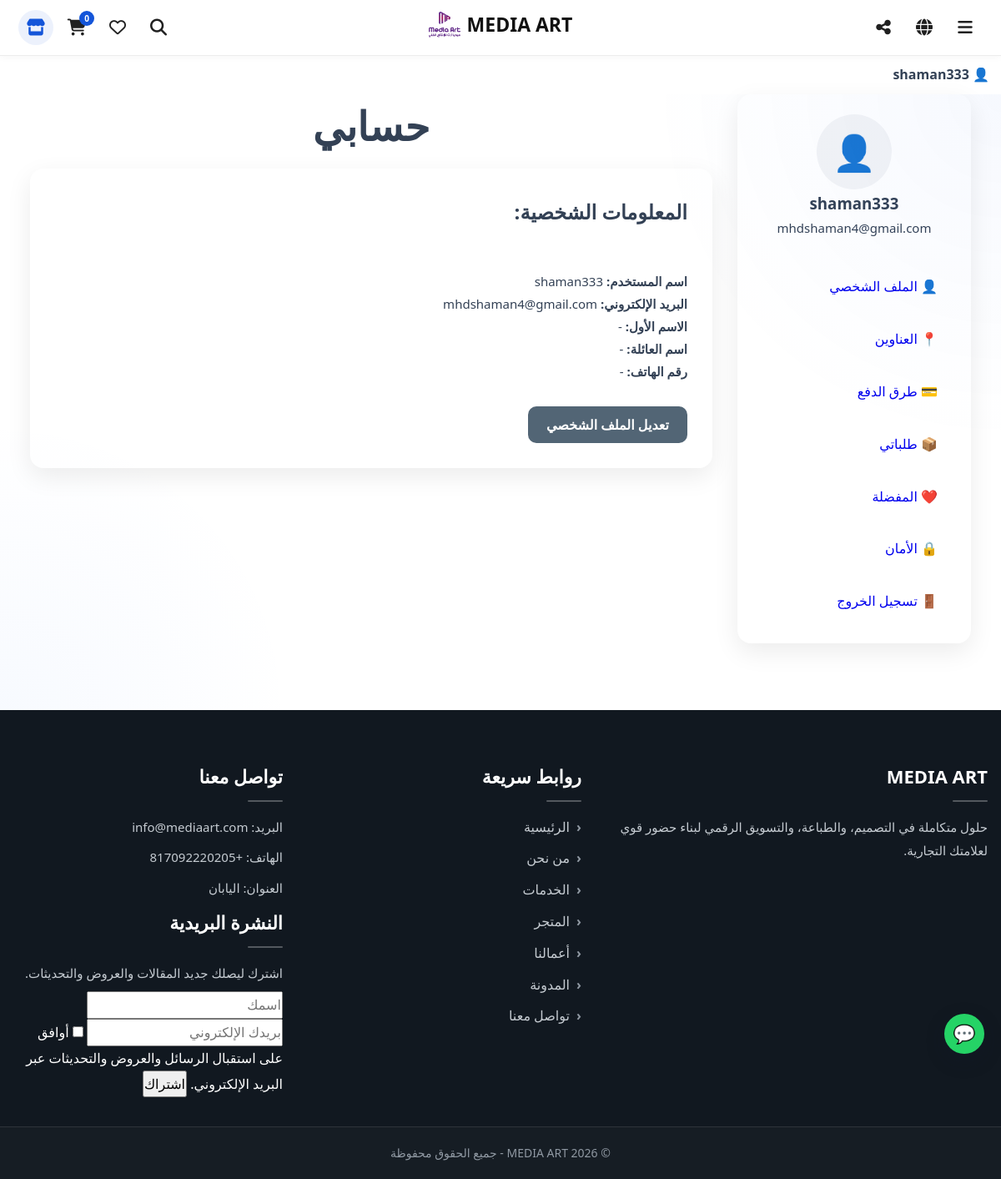
/account/ (signed in), run on the app's committed database.
### app/models/user.py (models this page shows, shortened)
class User(UserMixin, db.Model):
    __tablename__ = "users"
    id = db.Column(db.Integer, primary_key=True)
    username = db.Column(db.String(150), unique=True, nullable=False)
    email = db.Column(db.String(200), unique=True, nullable=False)
    password_hash = db.Column(db.String(255), nullable=False)
    role = db.Column(db.String(50), nullable=False, default="customer")
    first_name = db.Column(db.String(100))
    last_name = db.Column(db.String(100))
    phone = db.Column(db.String(30))
    avatar = db.Column(db.String(255))
    email_verified = db.Column(
        db.Boolean,
        default=False,
        nullable=False
    )
    created_at = db.Column(
        db.DateTime,
        default=datetime.utcnow
    )
    updated_at = db.Column(
        db.DateTime,
        default=datetime.utcnow,
        onupdate=datetime.utcnow
    )
    addresses = db.relationship(
    "Address",
    back_populates="user",
    cascade="all, delete-orphan"
    )
    payment_methods = db.relationship(
        "PaymentMethod",
        back_populates="user",
        cascade="all, delete-orphan"
    )

### app/models/settings.py (models this page shows)
class SiteSetting(db.Model):
    id = db.Column(db.Integer, primary_key=True)
    site_name = db.Column(db.String(200))
    logo = db.Column(db.String(200))
    footer_text = db.Column(db.String(300))
    show_partners = db.Column(db.Boolean, default=True)

### app/routes/customer_auth.py (the view)
@customer_auth_bp.route("/")
@login_required
def account():
    orders_count = Order.query.filter_by(
        user_id=current_user.id
    ).count()
    addresses_count = Address.query.filter_by(
        user_id=current_user.id
    ).count()
    favorites_count = Favorite.query.filter_by(
        user_id=current_user.id
    ).count()
    return render_template(
        "customer/account.html",
        orders_count=orders_count,
        addresses_count=addresses_count,
        favorites_count=favorites_count
    )

### app/templates/customer/account.html (shortened to what this page needs)
{% extends "customer/layout.html" %}
{% block customer_content %}
<h1 class="section-title">
   {{ tr.my_account }}
</h1>
<div class="customer-card">
    <h2>
        {{ tr.personal_information }}:
    </h2>
    <br>
    <p>
        <strong>{{ tr.username }}:</strong>
        {{ current_user.username }}
    </p>
    <p>
        <strong>{{ tr.email_address }}:</strong>
        {{ current_user.email }}
    </p>
    <p>
        <strong>{{ tr.first_name }}:</strong>
        {{ current_user.first_name or "-" }}
    </p>
    <p>
        <strong>{{ tr.last_name }}:</strong>
        {{ current_user.last_name or "-" }}
    </p>
    <p>
        <strong>{{ tr.phone_number }}:</strong>
        {{ current_user.phone or "-" }}
    </p>
    <br>
    <a
        href="{{ url_for('customer_auth.profile') }}"
        class="ma-btn ma-btn-primary"
    >
       {{ tr.edit_profile }}
    </a>
</div>
{% endblock %}

### app/templates/base.html (shortened to what this page needs)
<!DOCTYPE html>
<html lang="{{ current_lang }}" dir="{% if current_lang == 'ar' %}rtl{% else %}ltr{% endif %}">
<head>
    <link rel="stylesheet" href="https://cdnjs.cloudflare.com/ajax/libs/font-awesome/6.5.0/css/all.min.css">
    <link
    rel="stylesheet"
    href="{{ url_for('static', filename='css/pages/customer.css') }}">
    <link rel="stylesheet" href="{{ url_for('static', filename='css/design-system.css') }}">
    <link rel="stylesheet"
      href="{{ url_for('static', filename='css/ui.css') }}">
      <link rel="stylesheet"
      href="{{ url_for('static', filename='css/layout.css') }}">
    <link rel="stylesheet" href="{{ url_for('static', filename='css/main.css', v='20260730-2') }}">
    <link rel="stylesheet" href="{{ url_for('static', filename='css/parts/final-shop.css') }}">
    <link rel="stylesheet" href="{{ url_for('static', filename='css/parts/final-footer.css') }}">
</head>
<body>
<div class="account-dropdown">
    <button class="account-btn">
        👤
        {% if current_user.is_authenticated %}
            {{ current_user.username }}
        {% endif %}
    </button>
</div>
<a href="https://wa.me/817092220205"
   target="_blank"
   class="floating-whatsapp-btn">
    💬
</a>
{% set is_shop_page = request.blueprint == "shop" %}
<header
    id="siteHeader"
    class="site-header site-header-shop"
    data-is-shop-page="{{ 'true' if is_shop_page else 'false' }}"
    data-shop-url="{{ url_for('shop.index') }}"
>
        <div class="shop-main-header-row">
            <div class="shop-header-primary-actions">
                <a
                    href="{{ url_for('shop.index') }}"
                    class="shop-header-icon-btn shop-header-store-btn"
                    aria-label="{% if current_lang == 'en' %}Visit Store{% elif current_lang == 'ja' %}ショップを見る{% else %}زيارة المتجر{% endif %}"
                    title="{% if current_lang == 'en' %}Visit Store{% elif current_lang == 'ja' %}ショップを見る{% else %}زيارة المتجر{% endif %}"
                >
                    <i class="fa-solid fa-store"></i>
                </a>
                <a
                    href="{{ url_for('shop.cart') }}"
                    class="shop-header-icon-btn"
                    aria-label="{% if current_lang == 'en' %}Cart{% elif current_lang == 'ja' %}カート{% else %}السلة{% endif %}"
                >
                    <i class="fa-solid fa-cart-shopping"></i>
                    <span
                        class="shop-header-cart-count"
                        data-cart-count
                    >
                        {{ session.get('cart', [])|length }}
                    </span>
                </a>
                <a
                    href="{{ url_for('shop.favorites') }}"
                    class="shop-header-icon-btn"
                    aria-label="{% if current_lang == 'en' %}Favorites{% elif current_lang == 'ja' %}お気に入り{% else %}المفضلة{% endif %}"
                >
                    <i class="fa-regular fa-heart"></i>
                </a>
<div class="shop-header-search-wrapper">
    <button
        type="button"
        class="shop-header-icon-btn"
        data-shop-search-button
        aria-label="{% if current_lang == 'en' %}Search{% elif current_lang == 'ja' %}検索{% else %}البحث{% endif %}"
        aria-expanded="false"
    >
        <i class="fa-solid fa-magnifying-glass"></i>
    </button>
</div>
            </div>
<div class="shop-header-center">
    <a
        href="{{ url_for('main.home') }}"
        class="shop-header-brand"
        data-shop-header-brand
    >
        {% if setting and setting.logo %}
            <img
                src="{{ url_for('static', filename='uploads/' + setting.logo) }}"
                alt="{{ setting.site_name if setting and setting.site_name else 'MEDIA ART' }}"
            >
        {% endif %}
        <span>
            {{ setting.site_name if setting and setting.site_name else "MEDIA ART" }}
        </span>
    </a>
</div>
            <div class="shop-header-secondary-actions">
                <div class="shop-header-dropdown-wrapper">
                    <button
                        type="button"
                        class="shop-header-icon-btn"
                        data-shop-dropdown-button="share"
                        aria-label="{% if current_lang == 'en' %}Share{% elif current_lang == 'ja' %}共有{% else %}مشاركة{% endif %}"
                        aria-expanded="false"
                    >
                        <i class="fa-solid fa-share-nodes"></i>
                    </button>
                </div>
                <div class="shop-header-dropdown-wrapper">
                    <button
                        type="button"
                        class="shop-header-icon-btn"
                        data-shop-dropdown-button="language"
                        aria-label="{% if current_lang == 'en' %}Language{% elif current_lang == 'ja' %}言語{% else %}اللغة{% endif %}"
                        aria-expanded="false"
                    >
                        <i class="fa-solid fa-globe"></i>
                    </button>
                </div>
                <div class="shop-header-dropdown-wrapper">
                    <button
                        type="button"
                        class="shop-header-icon-btn"
                        data-shop-dropdown-button="menu"
                        aria-label="{% if current_lang == 'en' %}Menu{% elif current_lang == 'ja' %}メニュー{% else %}القائمة{% endif %}"
                        aria-expanded="false"
                    >
                        <i class="fa-solid fa-bars"></i>
                    </button>
                </div>
            </div>
        </div>
</header>
<main class="site-main">
    {% block content %}{% endblock %}
</main>
<footer class="site-footer">
    <div class="container footer-grid">
        <div class="footer-col">
            <h3>MEDIA ART</h3>
            <p>{{ tr.footer_text }}</p>
        </div>
        <div class="footer-col">
            <h4>{{ tr.quick_links }}</h4>
            <ul class="footer-links">
                <li><a href="{{ url_for('main.home') }}">{{ tr.home }}</a></li>
                <li><a href="{{ url_for('about.index') }}">{{ tr.about }}</a></li>
                <li><a href="{{ url_for('services.index') }}">{{ tr.services }}</a></li>
                <li><a href="{{ url_for('shop.index') }}">{{ tr.shop }}</a></li>
                <li><a href="{{ url_for('portfolio.index') }}">{{ tr.portfolio }}</a></li>
                <li><a href="{{ url_for('blog.index') }}">{{ tr.blog }}</a></li>
                <li><a href="{{ url_for('contact.index') }}">{{ tr.contact }}</a></li>
            </ul>
        </div>
        <div class="footer-col">
            <h4>{{ tr.contact }}</h4>
            <p>{{ tr.email }}: info@mediaart.com</p>
            <p>{{ tr.phone }}: +817092220205</p>
            <p>{{ tr.address }}: {{ tr.japan }}</p>
            <div class="footer-col">
    <h4>
        {% if current_lang == "en" %}
            Newsletter
        {% elif current_lang == "ja" %}
            ニュースレター
        {% else %}
            النشرة البريدية
        {% endif %}
    </h4>
    <p>
        {% if current_lang == "en" %}
            Subscribe to receive our latest updates and offers.
        {% elif current_lang == "ja" %}
            最新情報やお知らせを受け取るために登録してください。
        {% else %}
            اشترك ليصلك جديد المقالات والعروض والتحديثات.
        {% endif %}
    </p>
    <form id="newsletterForm"
      method="POST"
      action="{{ url_for('newsletter.subscribe') }}"
      class="newsletter-form">
      <input type="text"
       name="name"
       placeholder="{% if current_lang == 'en' %}Your name{% elif current_lang == 'ja' %}お名前{% else %}اسمك{% endif %}">
        <input type="email"
               name="email"
               required
               placeholder="{% if current_lang == 'en' %}Your email{% elif current_lang == 'ja' %}メールアドレス{% else %}بريدك الإلكتروني{% endif %}">
               <label class="newsletter-consent">
        <input type="checkbox"
           name="consent"
           required>
    <span>
        {% if current_lang == "en" %}
            I agree to receive emails, offers, and updates.
        {% elif current_lang == "ja" %}
            メールによるお知らせや更新情報の受信に同意します。
        {% else %}
            أوافق على استقبال الرسائل والعروض والتحديثات عبر البريد الإلكتروني.
        {% endif %}
    </span>
</label>
        <button type="submit">
            {% if current_lang == "en" %}
                Subscribe
            {% elif current_lang == "ja" %}
                登録する
            {% else %}
                اشتراك
            {% endif %}
        </button>
    </form>
</div>
        </div>
    </div>
    <div class="footer-bottom">
        <div class="container">
            <p>© 2026 MEDIA ART - {{ tr.rights }}</p>
        </div>
    </div>
</footer>
</body>
</html>

### app/templates/customer/_sidebar.html
<aside class="customer-sidebar">
    <div class="customer-user-box">
        <div class="customer-avatar">
            👤
        </div>
        <h3>
            {{ current_user.username }}
        </h3>
        <p>
            {{ current_user.email }}
        </p>
    </div>
    <nav class="customer-menu">
        <a href="{{ url_for('customer_auth.account') }}">
            👤 {{ tr.profile }}
        </a>
        <a href="{{ url_for('customer_auth.addresses') }}">
            📍 {{ tr.addresses }}
        </a>
        <a href="{{ url_for('customer_auth.payment_methods') }}">
            💳 {{ tr.payment_methods }}
        </a>
        <a href="{{ url_for('customer_auth.orders') }}">
            📦 {{ tr.orders }}
        </a>
        <a href="{{ url_for('shop.favorites') }}">
            ❤️ {{ tr.favorites }}
        </a>
        <a href="#">
            🔒 {{ tr.security }}
        </a>
        <a href="{{ url_for('customer_auth.logout') }}">
            🚪 {{ tr.logout }}
        </a>
    </nav>
</aside>

### data on the page
User: username "shaman333", email "mhdshaman4@gmail.com", first_name "-", last_name "-", phone "-"
SiteSetting: logo (picture), site_name "MEDIA ART"

### other printed values
{{ session.get('cart', [])|length }} "0"
{{ tr.profile }} "الملف الشخصي"
{{ tr.addresses }} "العناوين"
{{ tr.payment_methods }} "طرق الدفع"
{{ tr.orders }} "طلباتي"
{{ tr.favorites }} "المفضلة"
{{ tr.security }} "الأمان"
{{ tr.logout }} "تسجيل الخروج"
{{ tr.my_account }} "حسابي"
{{ tr.personal_information }} "المعلومات الشخصية"
{{ tr.username }} "اسم المستخدم"
{{ tr.email_address }} "البريد الإلكتروني"
{{ tr.first_name }} "الاسم الأول"
{{ tr.last_name }} "اسم العائلة"
{{ tr.phone_number }} "رقم الهاتف"
